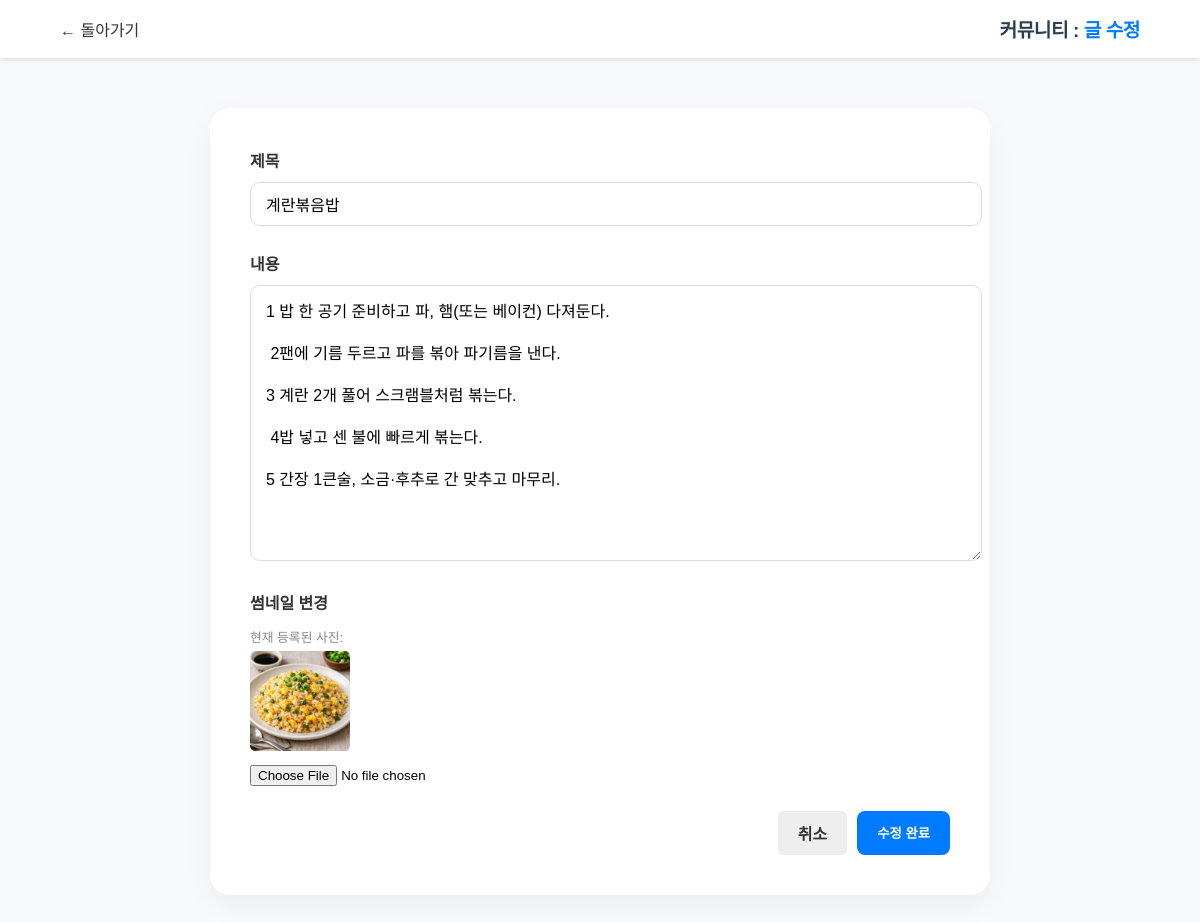
The app's page /posts/1/edit/ (signed in) with its own data.
### community/models.py (models this page shows, shortened)
class Post(models.Model):
    author = models.ForeignKey(User, on_delete=models.CASCADE)
    title = models.CharField(max_length=100) #제목
    content = models.TextField() #내용 저장될 곳
    thumbnail = models.ImageField(upload_to="community", blank=True, null=True) #이미지 저장될 곳(여기서 pip install Pillow)
    created_at = models.DateTimeField(auto_now_add=True) #글작성시간 자동 저장
    likes = models.ManyToManyField(settings.AUTH_USER_MODEL, related_name='like_posts', blank=True)

### community/views.py (the view, shortened to what this page needs)
# urls.py: re_path(r'^posts/(?P<post_id>\d+)/edit/$', views.post_edit, name='post_edit'), #수정
@login_required
def post_edit(request, post_id):
    my_post = get_object_or_404(Post, id=post_id)
    if my_post.author != request.user:
        return redirect("community:post_detail", post_id=post_id)
    return render(request, "community/post_edit.html", {"post": my_post})

### templates/community/post_edit.html (shortened to what this page needs)
{% load static %}
<!doctype html>
<html lang="ko">
<head>
    <link rel="stylesheet" href="{% static 'css/community.css' %}">
</head>
<body>
    <div id="navbar">
        <a href="{% url 'community:post_detail' post.id %}" style="text-decoration:none; color:#333;">← 돌아가기</a>
        <span>커뮤니티 : <b>글 수정</b></span>
    </div>
    <div id="post-form-container"> <form method="POST" enctype="multipart/form-data">
            <div class="form-group">
                <label>제목</label>
                <input name="title" type="text" value="{{ post.title }}" required>
            </div>
            <div class="form-group">
                <label>내용</label>
                <textarea name="content" required>{{ post.content }}</textarea>
            </div>
            <div class="form-group">
                <label>썸네일 변경</label>
                {% if post.thumbnail %}
                    <div style="margin-bottom: 10px;">
                        <p style="font-size: 0.8em; color: #888; margin-bottom: 5px;">현재 등록된 사진:</p>
                        <img src="{{ post.thumbnail.url }}" style="width: 100px; border-radius: 5px;">
                    </div>
                {% endif %}
                <input name="thumbnail" type="file">
            </div>
            <div class="form-actions" style="margin-top: 20px;">
                <a href="{% url 'community:post_detail' post.id %}" class="btn" style="background:#eee; color:#333; text-decoration:none; padding:10px 20px; border-radius:5px; display:inline-block;">취소</a>
                <button type="submit" class="btn btn-primary">수정 완료</button>
            </div>
        </form>
    </div>
</body>
</html>

### static/css/community.css (style rules this page uses)
body { font-family: 'Pretendard', sans-serif; background-color: #f8f9fa; margin: 0; padding: 0; }
#navbar { background: white; padding: 15px 5%; display: flex; justify-content: space-between; align-items: center; box-shadow: 0 2px 5px rgba(0,0,0,0.1); position: sticky; top: 0; z-index: 100; }
#navbar span { font-weight: 800; font-size: 1.2rem; color: #2c3e50; letter-spacing: -0.5px; }
#navbar span b { color: #007bff; font-weight: 800; }
.btn { padding: 10px 20px; border-radius: 8px; text-decoration: none; font-weight: 600; display: inline-block; }
.btn-primary { background: #007bff; color: white; border: none; }
#post-form-container { max-width: 700px; margin: 50px auto; background: white; padding: 40px; border-radius: 20px; box-shadow: 0 10px 30px rgba(0,0,0,0.05); }
.form-group { margin-bottom: 25px; }
.form-group label { display: block; font-weight: 700; margin-bottom: 10px; color: #333; }
.form-group input[type="text"], .form-group textarea { width: 100%; padding: 12px 15px; border: 1px solid #ddd; border-radius: 10px; font-size: 1rem; font-family: inherit; }
.form-group textarea { height: 250px; resize: vertical; }
.form-actions { display: flex; justify-content: flex-end; gap: 10px; margin-top: 30px; }

### records on screen
Post: title "계란볶음밥", content "1 밥 한 공기 준비하고 파, 햄(또는 베이컨) 다져둔다. 2팬에 기름 두르고 파를 볶아 파기름을 낸다. 3 계란 2개 풀어 스크램블처럼 볶는다. 4밥 넣고 센 불에 빠르게 볶는다. 5 간장 1큰술, 소금·후추로 간 맞추고 마무리.", thumbnail (picture)
